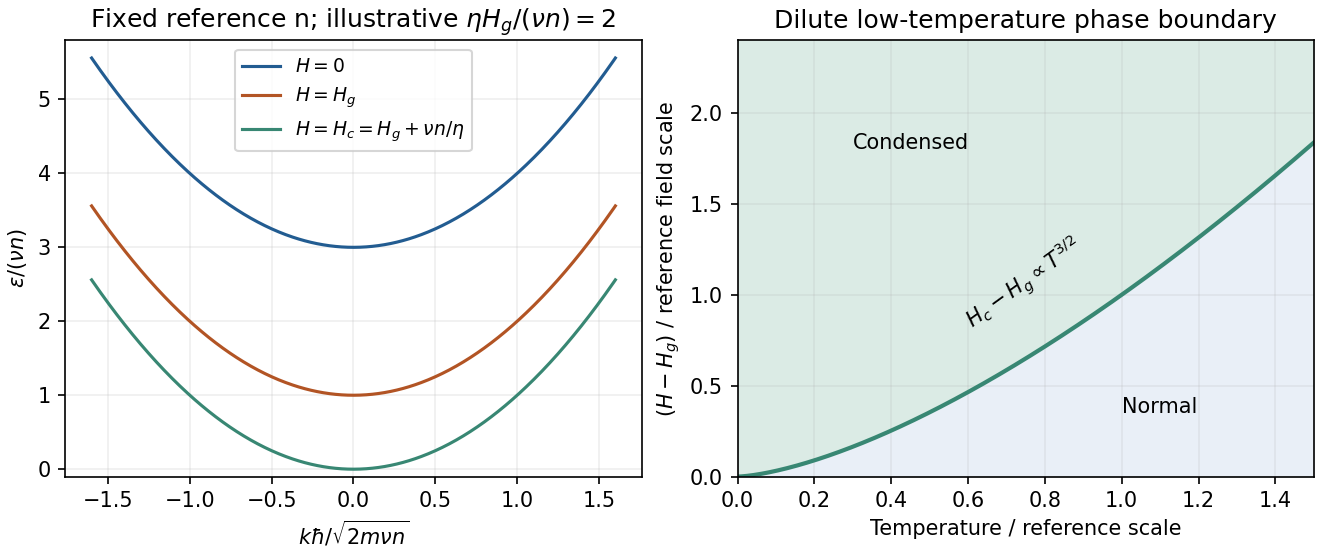

Write Python code to recreate this figure.
"""Original educational diagram; Python 3.14, NumPy and Matplotlib. Saves a basename PNG to the current working directory."""
import numpy as np
import matplotlib
matplotlib.use('Agg')
import matplotlib.pyplot as plt
plt.rcParams.update({'font.size':10,'figure.facecolor':'white','axes.facecolor':'white'})
k=np.linspace(-1.6,1.6,600);fig,axs=plt.subplots(1,2,figsize=(8.8,3.7),layout='constrained')
for gap,col,label in [(3.,'#225c91',r'$H=0$'),(1.,'#b25424',r'$H=H_g$'),(0.,'#388773',r'$H=H_c=H_g+\nu n/\eta$')]:axs[0].plot(k,k*k+gap,color=col,label=label)
axs[0].set(xlabel=r'$k\hbar/\sqrt{2m\nu n}$',ylabel=r'$\epsilon/(\nu n)$',ylim=(-.1,5.8),title=r'Fixed reference n; illustrative $\eta H_g/(\nu n)=2$');axs[0].legend(fontsize=9);axs[0].grid(alpha=.2)
t=np.linspace(0,1.5,600);boundary=t**1.5;axs[1].fill_between(t,boundary,2.4,color='#dbebe5');axs[1].fill_between(t,0,boundary,color='#e9eff7');axs[1].plot(t,boundary,color='#388773',lw=2);axs[1].text(.45,1.8,'Condensed',ha='center');axs[1].text(1.1,.35,'Normal',ha='center');axs[1].text(.58,.82,r'$H_c-H_g\propto T^{3/2}$',rotation=36,fontsize=10)
axs[1].set(xlabel='Temperature / reference scale',ylabel=r'$(H-H_g)$ / reference field scale',xlim=(0,1.5),ylim=(0,2.4),title='Dilute low-temperature phase boundary');axs[1].grid(alpha=.2)
fig.savefig('paper-1-tsp2014-triplons.png',dpi=150,facecolor='white');plt.close(fig)
